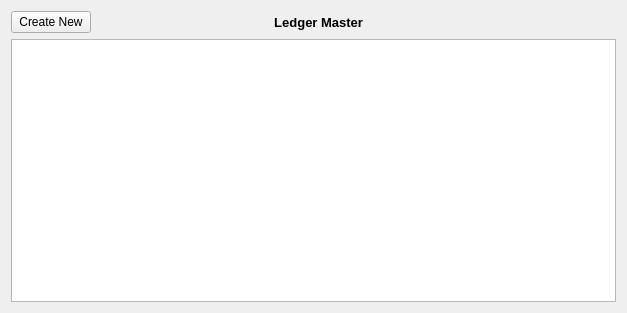
<?xml version="1.0" encoding="UTF-8"?>
<ui version="4.0">
 <class>TermsList</class>
 <widget class="QWidget" name="TermsList">
  <property name="geometry">
   <rect>
    <x>0</x>
    <y>0</y>
    <width>627</width>
    <height>313</height>
   </rect>
  </property>
  <property name="windowTitle">
   <string>Form</string>
  </property>
  <layout class="QGridLayout" name="gridLayout">
   <item row="0" column="0">
    <widget class="QPushButton" name="createNewPushButton">
     <property name="sizePolicy">
      <sizepolicy hsizetype="Fixed" vsizetype="Fixed">
       <horstretch>0</horstretch>
       <verstretch>0</verstretch>
      </sizepolicy>
     </property>
     <property name="text">
      <string>Create New</string>
     </property>
    </widget>
   </item>
   <item row="0" column="1">
    <widget class="QLabel" name="titleLabel">
     <property name="font">
      <font>
       <pointsize>10</pointsize>
       <weight>75</weight>
       <bold>true</bold>
      </font>
     </property>
     <property name="text">
      <string>Ledger Master                     </string>
     </property>
     <property name="alignment">
      <set>Qt::AlignCenter</set>
     </property>
    </widget>
   </item>
   <item row="1" column="0" colspan="2">
    <widget class="QTableWidget" name="tableWidget">
     <property name="selectionBehavior">
      <enum>QAbstractItemView::SelectRows</enum>
     </property>
    </widget>
   </item>
  </layout>
 </widget>
 <resources/>
 <connections/>
</ui>
